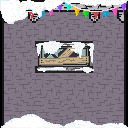

Tiled map render using the project's own tile images. Description and the whole map definition, tile-layer contents included, below:
An orthogonal 4x4 tile map with 32x32 px tiles, 3 tile layers (Tile Layer 1, Tile Layer 2, Tile Layer 3), 2 tilesets.

<map version="1.0" orientation="orthogonal" renderorder="right-down" width="4" height="4" tilewidth="32" tileheight="32" nextobjectid="1">
 <tileset firstgid="1" name="testsprite" tilewidth="32" tileheight="32">
  <image source="../tiled/testsprite.png" width="640" height="640" />
 </tileset>
 <tileset firstgid="401" name="testspriteevil" tilewidth="32" tileheight="32">
  <image source="../tiled/testspriteevil.png" width="640" height="640" />
 </tileset>
 <layer name="Tile Layer 1" width="4" height="4">
  <data>
   <tile gid="401" />
   <tile gid="402" />
   <tile gid="405" />
   <tile gid="406" />
   <tile gid="421" />
   <tile gid="471" />
   <tile gid="471" />
   <tile gid="426" />
   <tile gid="421" />
   <tile gid="471" />
   <tile gid="471" />
   <tile gid="426" />
   <tile gid="473" />
   <tile gid="474" />
   <tile gid="477" />
   <tile gid="478" />
  </data>
 </layer>
 <layer name="Tile Layer 2" width="4" height="4">
  <data>
   <tile gid="53" />
   <tile gid="54" />
   <tile gid="53" />
   <tile gid="54" />
   <tile gid="0" />
   <tile gid="490" />
   <tile gid="491" />
   <tile gid="0" />
   <tile gid="0" />
   <tile gid="510" />
   <tile gid="511" />
   <tile gid="0" />
   <tile gid="0" />
   <tile gid="0" />
   <tile gid="0" />
   <tile gid="0" />
  </data>
 </layer>
 <layer name="Tile Layer 3" width="4" height="4">
  <data>
   <tile gid="334" />
   <tile gid="335" />
   <tile gid="374" />
   <tile gid="375" />
   <tile gid="0" />
   <tile gid="294" />
   <tile gid="295" />
   <tile gid="0" />
   <tile gid="0" />
   <tile gid="314" />
   <tile gid="315" />
   <tile gid="0" />
   <tile gid="271" />
   <tile gid="272" />
   <tile gid="273" />
   <tile gid="274" />
  </data>
 </layer>
</map>
